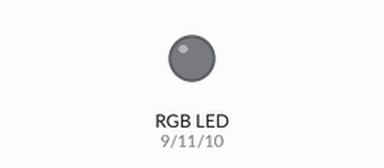
Simulated run of this sketch. Board: Arduino Uno, built with avr-gcc and run on an emulated ATmega328P. On the bench: an RGB LED mixed from three pins (HIGH = lit). Dim RGB values are drawn brighter than linear.

Above: at 0.05 s.
At 2.5 s:
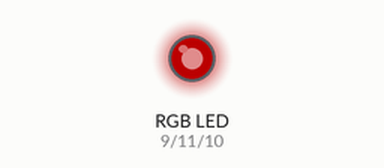
At 5.0 s:
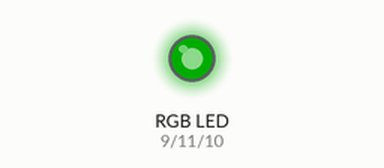
At 7.0 s:
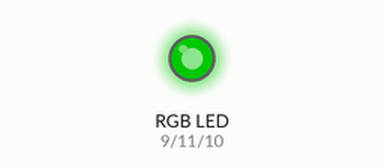
At 8.0 s:
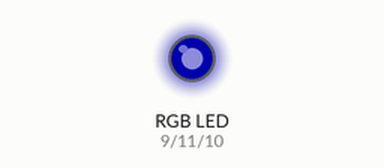
At 10.0 s:
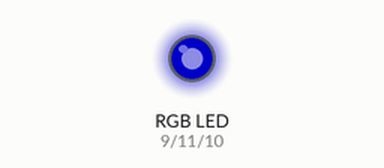
Timing chart, 0 to 13.0 s (numbered marks = the images above):
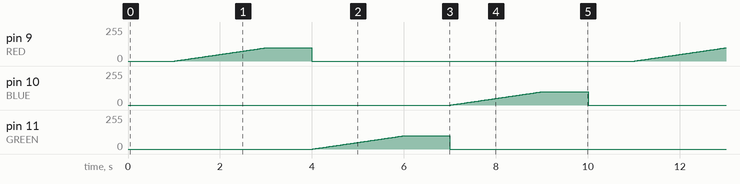

Measured:
- by itself, pin 9 (RED), pin 10 (BLUE), pin 11 (GREEN): ramps from 0/255 to 99/255 and jumps back, once every 10.0 s

The sketch:

sketch_jun15a.ino
```cpp
#define RED 9 // Присваиваем имя RED для пина 11
#define GREEN 11 // Присваиваем имя GREEN для пина 12
#define BLUE 10 // Присваиваем имя BLUE для пина 13

void setup()
{
  pinMode(RED, OUTPUT); // Используем Pin11 для вывода
  pinMode(GREEN, OUTPUT); // Используем Pin12 для вывода
  pinMode(BLUE, OUTPUT); // Используем Pin13 для вывода
}

void loop()
{
 digitalWrite(RED, LOW); // Включаем красный свет
  digitalWrite(GREEN, LOW);
  digitalWrite(BLUE, LOW);

  delay(1000); // Устанавливаем паузу для эффекта

  digitalWrite(GREEN, LOW);
  digitalWrite(BLUE, LOW);
 for (int i=0;i<100;i++){analogWrite(RED, i);delay(20);} // Включаем красный свет

  delay(1000); // Устанавливаем паузу для эффекта

  digitalWrite(RED, LOW);
  digitalWrite(RED, LOW);
for (int i=0;i<100;i++){analogWrite(GREEN, i);delay(20);} // Включаем красный свет


  delay(1000); // Устанавливаем паузу для эффекта

  digitalWrite(RED, LOW);
  digitalWrite(GREEN, LOW);
 for (int i=0;i<100;i++){analogWrite(BLUE, i);delay(20);} // Включаем красный свет

  delay(1000); // Устанавливаем паузу для эффекта
}
```
